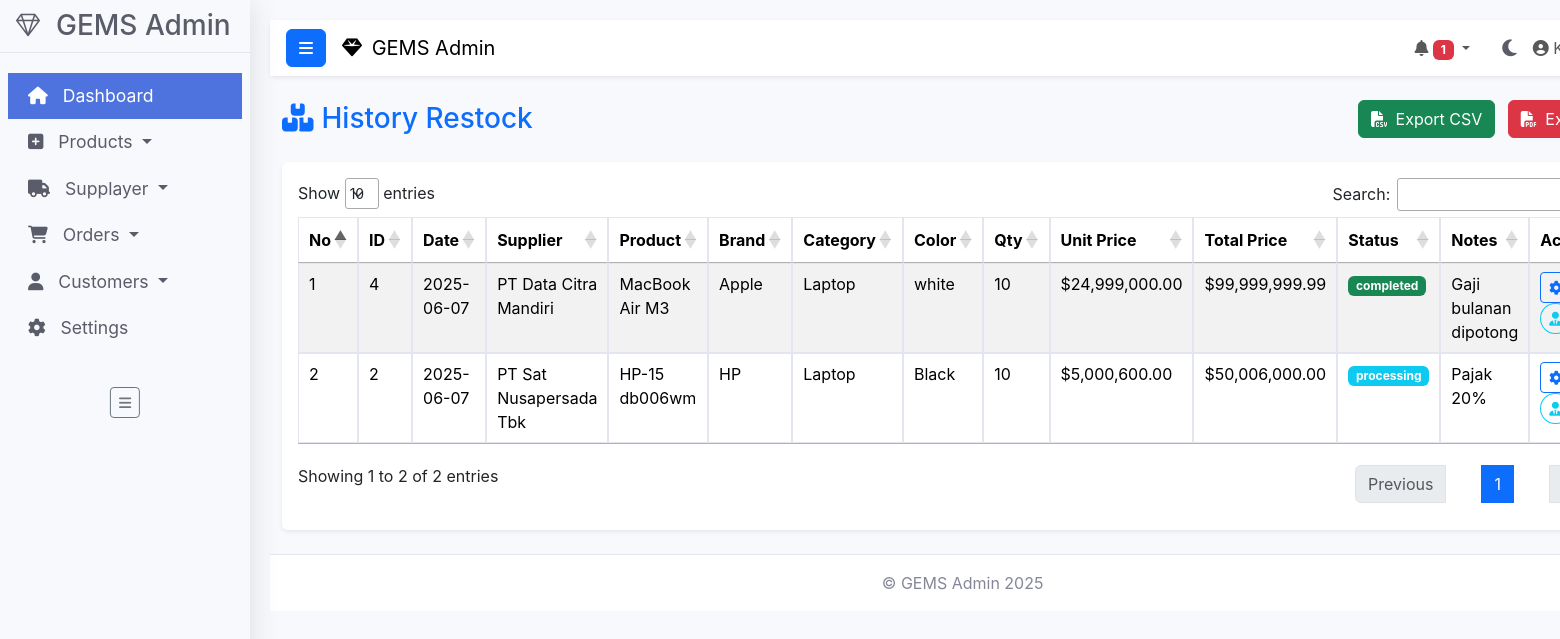
/admin/Pages/historyRestock.php (signed in), run on an earlier commit of the app's database.
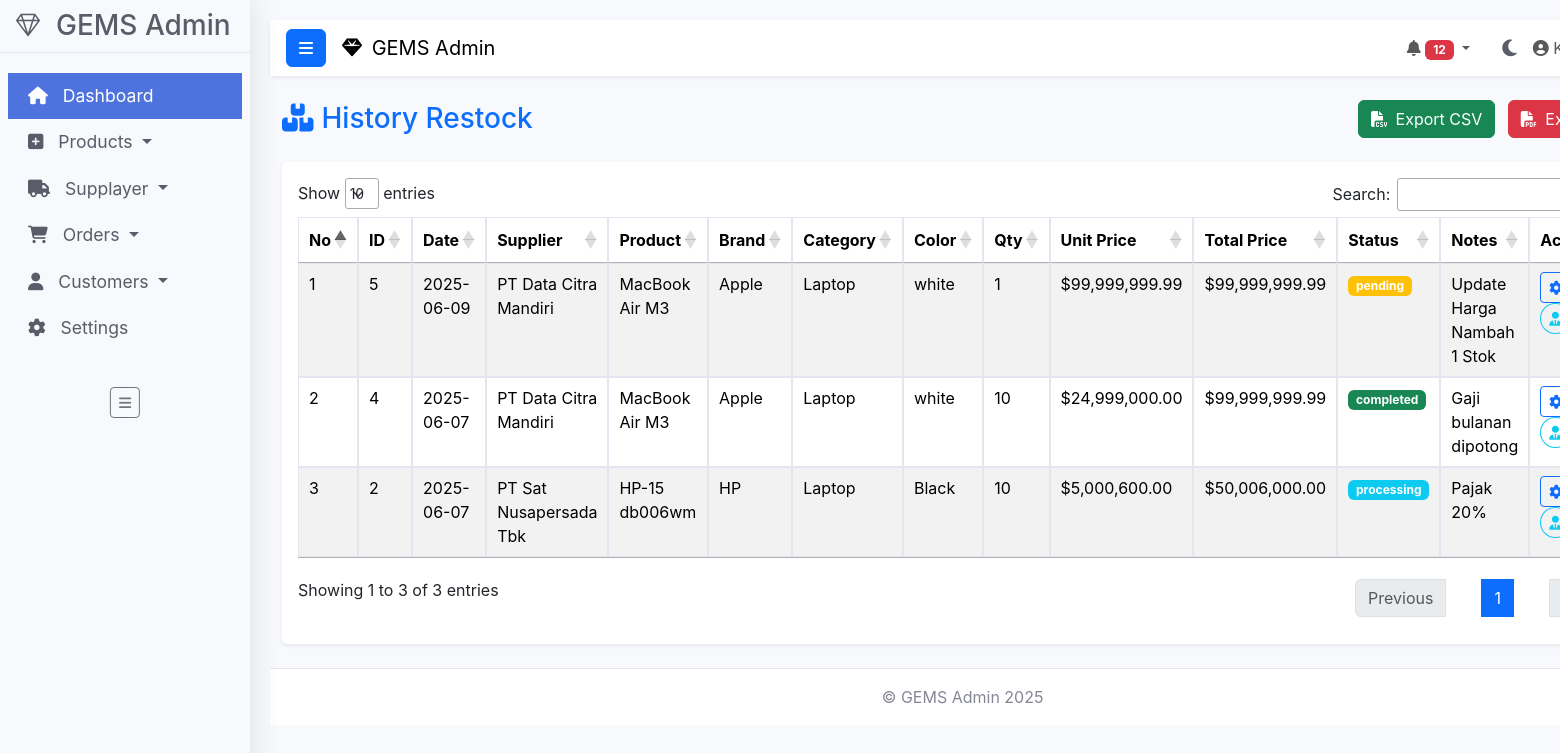
And on a later commit of the database.
### tables this page shows
CREATE TABLE IF NOT EXISTS `order_stock` (
  `id_stock` int(11) NOT NULL AUTO_INCREMENT,
  `id_supplier` int(11) DEFAULT NULL,
  `product_id` int(11) DEFAULT NULL,
  `product_name` varchar(100) DEFAULT NULL,
  `product_brand` varchar(100) DEFAULT NULL,
  `product_category` varchar(100) DEFAULT NULL,
  `product_color` varchar(50) DEFAULT NULL,
  `product_qty` int(11) DEFAULT NULL,
  `product_ori_price` decimal(10,2) DEFAULT NULL,
  `total_restock_price` decimal(10,2) DEFAULT NULL,
  `order_date` date DEFAULT curdate(),
  `status_order` varchar(20) DEFAULT 'pending',
  `catatan` text DEFAULT NULL,
  PRIMARY KEY (`id_stock`),
  KEY `id_supplier` (`id_supplier`),
  CONSTRAINT `order_stock_ibfk_1` FOREIGN KEY (`id_supplier`) REFERENCES `supplier` (`id_supplier`)
);

CREATE TABLE IF NOT EXISTS `supplier` (
  `id_supplier` int(11) NOT NULL AUTO_INCREMENT,
  `nama_PT_supplier` varchar(100) NOT NULL,
  `alamat_supplier` text NOT NULL,
  `contact_PT` varchar(20) NOT NULL,
  `email_supplier` varchar(100) DEFAULT NULL,
  `sales_name` varchar(50) DEFAULT NULL,
  `contact_person` varchar(100) DEFAULT NULL,
  `product_brand` varchar(100) DEFAULT NULL,
  `status` tinyint(4) DEFAULT 1,
  `created_at` timestamp NOT NULL DEFAULT current_timestamp(),
  `updated_at` timestamp NOT NULL DEFAULT current_timestamp() ON UPDATE current_timestamp(),
  PRIMARY KEY (`id_supplier`)
);

### admin/Pages/historyRestock.php (the view, shortened to what this page needs)
<?php
require_once '../../Database/connection.php';
$header_data = [
    'pending_orders' => 0,
    'recent_orders' => []
];
$result = $conn->query("SELECT COUNT(*) AS total_pending FROM orders WHERE order_status = 'pending'");
if ($result) {
    $header_data['pending_orders'] = (int)$result->fetch_assoc()['total_pending'];
}
$result = $conn->query("SELECT order_id, order_cost FROM orders WHERE order_status = 'pending' ORDER BY order_date DESC LIMIT 5");
if ($result) {
    $header_data['recent_orders'] = $result->fetch_all(MYSQLI_ASSOC);
}
$restockOrders = [];
$query = "SELECT os.*, s.nama_PT_supplier
          FROM order_stock os
          LEFT JOIN supplier s ON os.id_supplier = s.id_supplier
          ORDER BY os.order_date DESC, os.id_stock DESC";
$result = $conn->query($query);
if ($result) {
    $restockOrders = $result->fetch_all(MYSQLI_ASSOC);
}
?>
<!DOCTYPE html>
<html lang="en" data-bs-theme="light">
<head>
    <link href="https://cdn.jsdelivr.net/npm/bootstrap@5.3.2/dist/css/bootstrap.min.css" rel="stylesheet" />
    <link rel="stylesheet" href="https://cdn.jsdelivr.net/npm/bootstrap-icons@1.10.5/font/bootstrap-icons.css">
    <link rel="stylesheet" href="https://cdn.datatables.net/1.13.6/css/dataTables.bootstrap5.min.css">
    <link rel="stylesheet" href="https://cdnjs.cloudflare.com/ajax/libs/font-awesome/6.4.2/css/all.min.css" />
    <link href="../css/style.css" rel="stylesheet" />
    <link rel="stylesheet" href="https://cdn.datatables.net/1.13.4/css/jquery.dataTables.min.css">
</head>
<body>
    <div class="wrapper">
        <?php include '../Layout/sidebar.php'; ?>
        <div id="content">
            <?php include '../Layout/header.php'; ?>
            <div class="container-fluid mt-4">
                <div class="d-flex justify-content-between align-items-center mb-4">
                    <h1 class="h3 mb-0 text-primary">
                        <i class="fas fa-boxes-stacked me-2"></i>History Restock
                    </h1>
                    <div>
                        <button id="exportCSV" class="btn btn-success me-2">
                            <i class="fas fa-file-csv me-1"></i> Export CSV
                        </button>
                        <button id="exportPDF" class="btn btn-danger">
                            <i class="fas fa-file-pdf me-1"></i> Export PDF
                        </button>
                    </div>
                </div>
                <div class="card shadow-sm">
                    <div class="card-body">
                        <div class="table-responsive">
                            <table id="restockTable" class="table table-striped table-hover">
                                <thead>
                                    <tr>
                                        <th>No</th>
                                        <th>ID</th>
                                        <th>Date</th>
                                        <th>Supplier</th>
                                        <th>Product</th>
                                        <th>Brand</th>
                                        <th>Category</th>
                                        <th>Color</th>
                                        <th>Qty</th>
                                        <th>Unit Price</th>
                                        <th>Total Price</th>
                                        <th>Status</th>
                                        <th>Notes</th>
                                        <th>Actions</th>
                                    </tr>
                                </thead>
                                <tbody>
                                    <?php foreach ($restockOrders as $index => $order): ?>
                                    <tr>
                                        <td><?php echo $index + 1; ?></td>
                                        <td><?php echo htmlspecialchars($order['id_stock']); ?></td>
                                        <td><?php echo htmlspecialchars($order['order_date']); ?></td>
                                        <td><?php echo htmlspecialchars($order['nama_PT_supplier'] ?? 'N/A'); ?></td>
                                        <td><?php echo htmlspecialchars($order['product_name']); ?></td>
                                        <td><?php echo htmlspecialchars($order['product_brand']); ?></td>
                                        <td><?php echo htmlspecialchars($order['product_category']); ?></td>
                                        <td><?php echo htmlspecialchars($order['product_color']); ?></td>
                                        <td><?php echo htmlspecialchars($order['product_qty']); ?></td>
                                        <td>$<?php echo number_format($order['product_ori_price'], 2); ?></td>
                                        <td>$<?php echo number_format($order['total_restock_price'], 2); ?></td>
                                        <td>
                                            <span class="badge
                                                <?php
                                                    switch($order['status_order']) {
                                                        case 'pending': echo 'bg-warning'; break;
                                                        case 'processing': echo 'bg-info'; break;
                                                        case 'completed': echo 'bg-success'; break;
                                                    }
                                                ?>">
                                                <?php echo htmlspecialchars($order['status_order']); ?>
                                            </span>
                                        </td>
                                        <td><?php echo htmlspecialchars($order['catatan'] ?? '-'); ?></td>
                                        <td>
                                            <div class="dropdown">
                                                <button class="btn btn-sm btn-outline-primary dropdown-toggle" type="button" data-bs-toggle="dropdown" aria-expanded="false">
                                                    <i class="fas fa-cog"></i>
                                                </button>
                                                <button
                                                    class="btn btn-sm btn-outline-info rounded-circle view-sales-btn"
                                                    title="View Supplier Sales"
                                                    data-bs-toggle="modal"
                                                    data-bs-target="#viewSalesModal"
                                                    data-id="<?php echo $order['id_supplier']; ?>">
                                                <i class="fas fa-user-tie"></i>
                                            </button>
                                            </div>
                                        </td>
                                    </tr>
                                    <?php endforeach; ?>
                                </tbody>
                            </table>
                        </div>
                    </div>
                </div>
            </div>
            <?php include '../Layout/footer.php'; ?>
        </div>
    </div>
</body>
</html>

### admin/Layout/sidebar.php (shortened to what this page needs)
<nav id="sidebar">
    <div class="sidebar-header d-flex align-items-center justify-content-start px-3 py-2 gap-2">
        <i class="bi bi-gem fs-4"></i>
        <h3 class="m-0 ms-2">GEMS Admin</h3>
    </div>
    <ul class="list-unstyled components px-2">
        <li class="active">
            <a href="../../admin/index.php"><i class="fas fa-home"></i> Dashboard</a>
        </li>
        <li>
            <a href="#productSubmenu" data-bs-toggle="collapse" aria-expanded="false" class="dropdown-toggle">
                <i class="fas fa-plus-square"></i> Products
            </a>
        </li>
        <li>
            <a href="#supplayerMenu" data-bs-toggle="collapse" aria-expanded="false" class="dropdown-toggle">
                <i class="fas fa-truck"></i> Supplayer
            </a>
        </li>
        <li>
            <a href="#orderMenu" data-bs-toggle="collapse" aria-expanded="false" class="dropdown-toggle">
                <i class="fas fa-shopping-cart"></i> Orders
            </a>
        </li>
        <li>
            <a href="#customerMenu" data-bs-toggle="collapse" aria-expanded="false" class="dropdown-toggle">
                <i class="fas fa-user"></i> Customers
            </a>
        </li>
        <li><a href="settings.php"><i class="fas fa-cog"></i> Settings</a></li>
    </ul>
    <button type="button" id="sidebarCollapse"
        class="btn btn-sm btn-outline-secondary position-absolute start-50 translate-middle-x mt-3">
        <i class="fas fa-bars"></i>
    </button>
</nav>

### admin/Layout/header.php (shortened to what this page needs)
<?php
$header_data = $header_data ?? [
    'pending_orders' => 0,
    'recent_orders' => []
];
$pending_orders = (int)($header_data['pending_orders'] ?? 0);
?>
<div class="card mb-4 shadow-sm">
  <nav class="navbar navbar-expand px-3" style="background-color: var(--bg-card); color: var(--text-primary);">
    <button type="button" id="sidebarCollapse" class="btn btn-primary">
      <i class="fas fa-bars"></i>
    </button>
    <a class="navbar-brand ms-3" href="../../admin/index.php">
        <i class="fas fa-gem me-1"></i> GEMS Admin
    </a>
    <div class="collapse navbar-collapse" id="navbarSupportedContent">
        <ul class="navbar-nav ms-auto">
            <li class="nav-item dropdown">
                <a class="nav-link dropdown-toggle" href="#" id="navbarDropdown" role="button" data-bs-toggle="dropdown" aria-expanded="false">
                    <i class="fas fa-bell"></i>
                    <span class="badge bg-danger"><?= $pending_orders ?></span>
                </a>
            </li>
            <li class="nav-item d-flex align-items-center ms-3">
                <button id="themeToggle" class="btn btn-outline-secondary btn-sm" title="Toggle Theme">
                    <i id="themeIcon" class="fas fa-moon"></i>
                </button>
            </li>
            <li class="nav-item dropdown">
                <a class="nav-link dropdown-toggle" href="#" id="userDropdown" role="button" data-bs-toggle="dropdown" aria-expanded="false">
                    <i class="fas fa-user-circle"></i>
                    <?= htmlspecialchars($_SESSION['admin_name'] ?? 'Admin') ?>
                </a>
            </li>
        </ul>
    </div>
  </nav>
</div>

### admin/Layout/footer.php
<footer class="sticky-footer mt-auto py-3" style="background-color: var(--bg-card); color: var(--text-secondary); border-top: 1px solid var(--border-color);">
    <div class="container my-auto">
        <div class="text-center my-auto">
            <span>&copy; GEMS Admin <?php echo date('Y'); ?></span>
        </div>
    </div>
</footer>

### admin/css/style.css (style rules this page uses)
:root { --color-primary: #4e73df; --color-secondary: #858796; --color-success: #1cc88a; --color-info: #36b9cc; --color-warning: #f6c23e; --color-danger: #e74a3b; --bg-body: #f8f9fc; --bg-card: #ffffff; --bg-sidebar: #f8f9fc; --bg-sidebar-header: #f8f9fc; --text-primary: #5a5c69; --text-secondary: #858796; --text-inverse: #ffffff; --border-color: #e3e6f0; --shadow-color: rgba(58, 59, 69, 0.15); }
body { font-family: 'Nunito', -apple-system, BlinkMacSystemFont, 'Segoe UI', Roboto, 'Helvetica Neue', Arial, sans-serif; background-color: var(--bg-body); color: var(--text-primary); transition: background-color 0.3s ease, color 0.3s ease; margin: 0; padding: 0; }
.wrapper { display: flex; width: 100%; align-items: stretch; }
#sidebar { min-width: 250px; max-width: 250px; background: var(--bg-sidebar); color: var(--text-primary); transition: all 0.3s ease; height: 100vh; position: fixed; box-shadow: 0 0.15rem 1.75rem 0 var(--shadow-color); z-index: 1000; }
#sidebar .sidebar-header { padding: 10px 20px; background: var(--bg-sidebar-header); border-bottom: 1px solid var(--border-color); display: flex; align-items: center; justify-content: flex-start; gap: 0.5rem; }
#sidebar ul.components { padding: 20px 0; list-style: none; margin: 0; }
#sidebar ul li { padding: 0; }
#sidebar ul li a { padding: 10px 20px; font-size: 1.1em; display: block; color: var(--text-primary); text-decoration: none; transition: background-color 0.2s ease, color 0.2s ease; }
#sidebar ul li.active > a { color: var(--text-inverse); background: var(--color-primary); }
#sidebar ul li a i { margin-right: 10px; }
#content { flex-grow: 1; min-height: 100vh; transition: all 0.3s ease; margin-left: 250px; padding: 20px; background-color: var(--bg-body); color: var(--text-primary); }
.card { background-color: var(--bg-card); border: none; border-radius: 0.35rem; box-shadow: 0 0.15rem 1.75rem 0 var(--shadow-color); margin-bottom: 1.5rem; transition: background-color 0.3s ease, box-shadow 0.3s ease; }
.table { color: var(--text-primary); background-color: var(--bg-card); border-collapse: collapse; width: 100%; }
.table th, .table td { border: 1px solid var(--border-color); padding: 0.75rem; vertical-align: top; }
footer { padding: 20px 0; margin-top: 20px; border-top: 1px solid var(--border-color); color: var(--text-secondary); }
#themeToggle { font-size: 1.2rem; cursor: pointer; color: var(--text-primary); background: transparent; border: none; transition: color 0.3s ease; }

What changed in the data, as far as the page shows it:
added order_stock: id_stock "5", order_date "2025-06-09", id_supplier.nama_PT_supplier "PT Data Citra Mandiri", product_name "MacBook Air M3", product_brand "Apple", product_category "Laptop", product_color "white", product_qty "1", product_ori_price "99,999,999.99", total_restock_price "99,999,999.99", status_order "pending", catatan "Update Harga Nambah 1 Stok"
Also different on the page:
$pending_orders: "1" → "12"
text written by a page script: "Show entries Search: Showing 1 to 2 of 2 entries Previous 1" → "Show entries Search: Showing 1 to 3 of 3 entries Previous 1"
